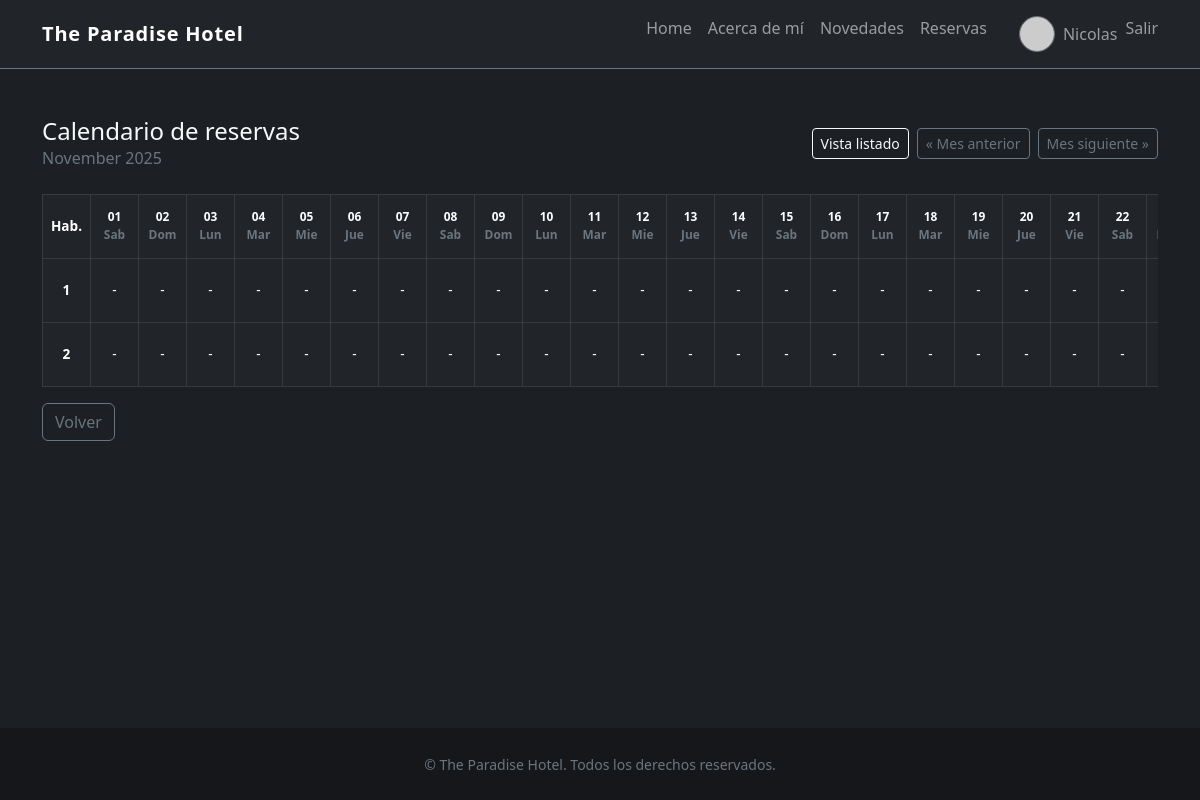
/reservas/calendario/?month=11&year=2025 (signed in), run on an earlier commit of the app's database.
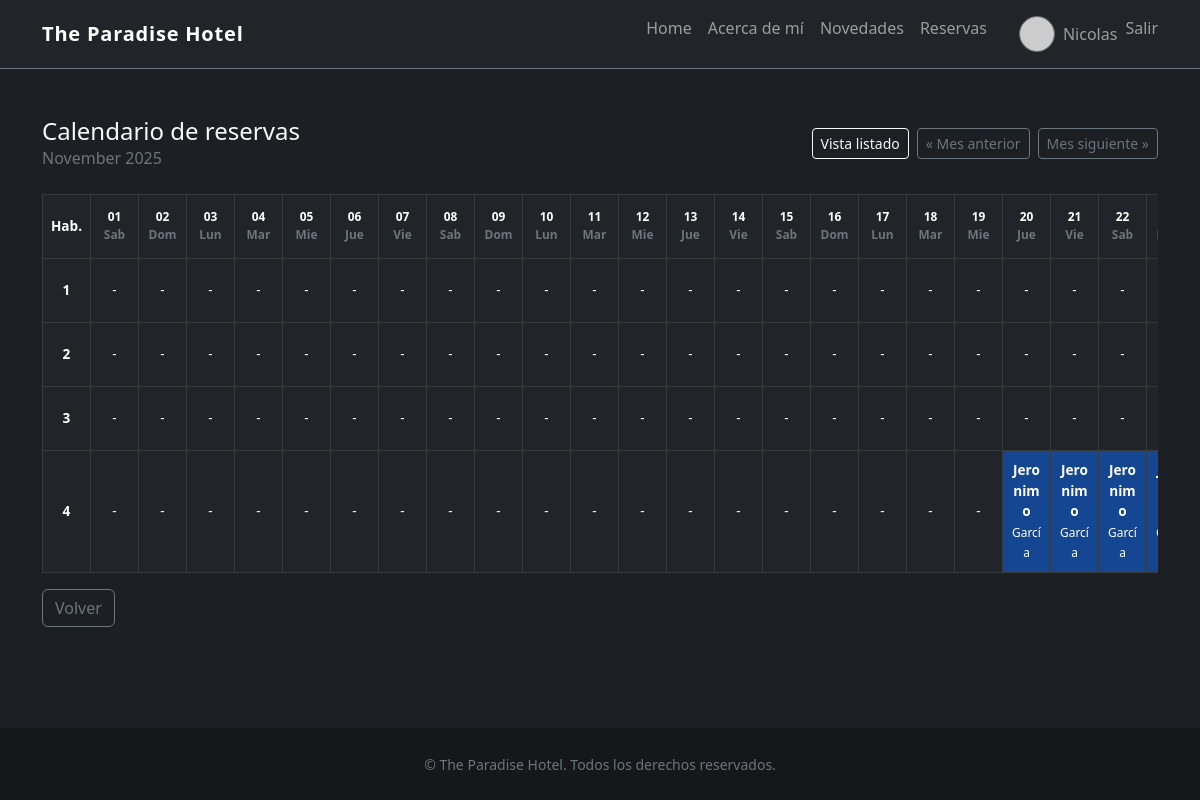
And on a later commit of the database.
### HotelApp/models.py (models this page shows, shortened)
class Habitacion(models.Model):
    numero = models.IntegerField(unique=True)
    tipo = models.CharField(max_length=50)
    precio = models.DecimalField(max_digits=8, decimal_places=2)
    disponible = models.BooleanField(default=True)

class Reserva(models.Model):
    habitacion = models.ForeignKey(Habitacion, on_delete=models.CASCADE)
    nombre = models.CharField(max_length=100)
    apellido = models.CharField(max_length=100)
    check_in = models.DateField()
    check_out = models.DateField()
    notas = models.TextField(blank=True)

### HotelApp/views.py (the view)
# urls.py: path("reservas/calendario/", views.calendario_reservas, name="calendario_reservas"),
@login_required
def calendario_reservas(request):
    today = timezone.localdate()
    try:
        month = int(request.GET.get("month", today.month))
        year = int(request.GET.get("year", today.year))
    except ValueError:
        month = today.month
        year = today.year
    first_day = date(year, month, 1)
    last_day_number = calendar.monthrange(year, month)[1]
    last_day = date(year, month, last_day_number)
    total_days = (last_day - first_day).days + 1
    days = [first_day + timedelta(days=i) for i in range(total_days)]
    prev_month_date = first_day - timedelta(days=1)
    next_month_date = last_day + timedelta(days=1)
    habitaciones = Habitacion.objects.order_by("numero")
    reservas = (
        Reserva.objects.select_related("habitacion")
        .filter(check_out__gte=first_day, check_in__lte=last_day)
        .order_by("habitacion__numero", "check_in")
    )
    reservas_por_habitacion = {habitacion.pk: {} for habitacion in habitaciones}
    for reserva in reservas:
        inicio = max(reserva.check_in, first_day)
        fin = min(reserva.check_out, last_day)
        actual = inicio
        habitacion_id = getattr(reserva, "habitacion_id", reserva.habitacion.pk)
        while actual <= fin:
            reservas_por_habitacion[habitacion_id][actual] = reserva
            actual += timedelta(days=1)
    filas_calendario = []
    for habitacion in habitaciones:
        celdas = []
        mapa = reservas_por_habitacion.get(habitacion.pk, {})
        for dia in days:
            celdas.append({
                "dia": dia,
                "reserva": mapa.get(dia),
            })
        filas_calendario.append({
            "habitacion": habitacion,
            "celdas": celdas,
        })
    contexto = {
        "dias": days,
        "filas_calendario": filas_calendario,
        "today": today,
        "current_month": month,
        "current_year": year,
        "month_name": calendar.month_name[month],
        "prev_month": prev_month_date.month,
        "prev_year": prev_month_date.year,
        "next_month": next_month_date.month,
        "next_year": next_month_date.year,
        "weekday_names": [calendar.day_abbr[d.weekday()] for d in days],
    }
    return render(request, "reservas_calendario.html", contexto)

### Cuentas/context_processors.py (called while the page is built)
def perfil_actual(request):
    if not request.user.is_authenticated:
        return {}
    perfil, _ = Perfil.objects.get_or_create(user=request.user)
    return {"perfil_actual": perfil}

### Cuentas/models.py (called while the page is built)
    def avatar_url(self):
        if self.avatar:
            return self.avatar.url
        nombre = self.user.get_full_name() or self.user.get_username()
        return "https://ui-avatars.com/api/?background=262b33&color=f8f9fa&name=" + quote_plus(nombre)

### HotelApp/Templates/reservas_calendario.html (shortened to what this page needs)
{% extends "base.html" %}
{% block content %}
<section class="mb-4 d-flex justify-content-between flex-wrap gap-2 align-items-center">
    <div>
        <h1 class="h4 mb-0">Calendario de reservas</h1>
        <p class="text-secondary mb-0">{{ month_name }} {{ current_year }}</p>
    </div>
    <div class="d-flex gap-2">
        <a class="btn btn-outline-light btn-sm" href="{% url 'lista_reservas' %}">Vista listado</a>
        <a class="btn btn-outline-secondary btn-sm" href="{% url 'calendario_reservas' %}?month={{ prev_month }}&year={{ prev_year }}">&laquo; Mes anterior</a>
        <a class="btn btn-outline-secondary btn-sm" href="{% url 'calendario_reservas' %}?month={{ next_month }}&year={{ next_year }}">Mes siguiente &raquo;</a>
    </div>
</section>
<div class="table-responsive">
    <table class="table table-bordered table-dark align-middle mb-0 tabla-calendario">
        <thead>
            <tr>
                <th scope="col" class="text-center align-middle" style="min-width: 90px;">Hab.</th>
                {% for dia in dias %}
                    <th scope="col" class="text-center small {% if dia < today %}opacity-50{% endif %}">
                        {{ dia|date:"d" }}<br>
                        <span class="text-secondary">{{ dia|date:"D" }}</span>
                    </th>
                {% endfor %}
            </tr>
        </thead>
        <tbody>
            {% for fila in filas_calendario %}
                <tr>
                    <th scope="row" class="text-center">{{ fila.habitacion.numero }}</th>
                    {% for celda in fila.celdas %}
                        {% if celda.reserva %}
                            <td class="bg-primary bg-opacity-50 text-center text-wrap{% if celda.dia < today %} opacity-50{% endif %}">
                                <strong>{{ celda.reserva.nombre }}</strong><br>
                                <span class="small">{{ celda.reserva.apellido }}</span>
                            </td>
                        {% else %}
                            <td class="text-center {% if celda.dia < today %}opacity-25{% endif %}">-</td>
                        {% endif %}
                    {% endfor %}
                </tr>
            {% endfor %}
        </tbody>
    </table>
</div>
<div class="mt-3">
    <a href="{% url 'home' %}" class="btn btn-outline-secondary">Volver</a>
</div>
{% endblock %}

What changed in the data, as far as the page shows it:
added Habitacion: habitacion.numero "3"
added Habitacion: habitacion.numero "4"
added Reserva: reserva.nombre "Jeronimo", reserva.apellido "García"
